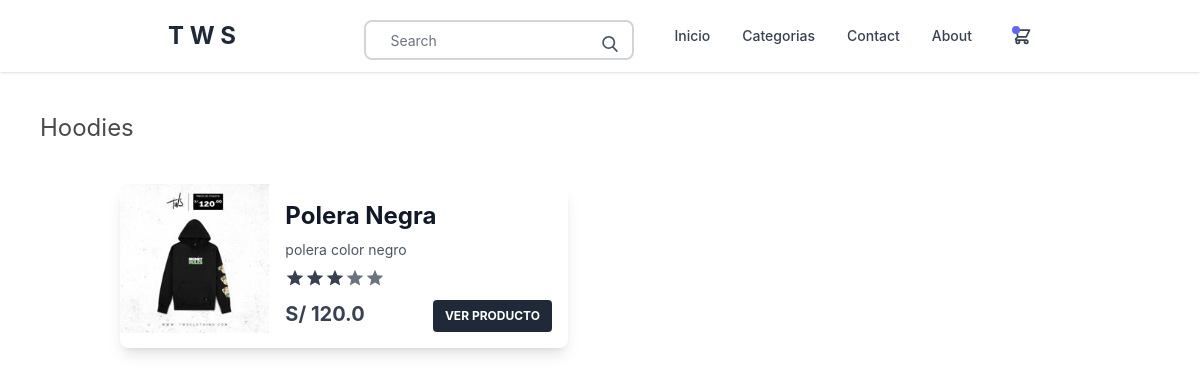
Screenshot of /hoodies/ with the database file from the repository.
### apps/store/models.py (models this page shows, shortened)
class Category(models.Model):
    parent = models.ForeignKey('self',related_name='children',on_delete=models.CASCADE,blank=True,null=True)
    title = models.CharField(max_length=255)
    slug = models.SlugField(max_length=255)
    is_featured=models.BooleanField(default=False)
    ordering=models.IntegerField(default=0)
    class Meta:
        verbose_name_plural='Categories'
        ordering=('ordering',)
    def __str__(self):
        return self.title

class Product(models.Model):
    category=models.ForeignKey(Category,related_name='products',on_delete=models.CASCADE)
    parent=models.ForeignKey('self', related_name='variants', on_delete=models.CASCADE,blank=True,null=True)
    title = models.CharField(max_length=255)
    slug = models.SlugField(max_length=255)
    description = models.TextField(blank=True,null=True)
    price=models.FloatField()
    is_featured=models.BooleanField(default=False)
    num_available=models.IntegerField(default=1)
    date_added=models.DateTimeField( auto_now_add=True)
    image=models.ImageField(upload_to='uploads/', blank=True,null=True)
    thumbnail=models.ImageField(upload_to='uploads/',blank=True,null=True)
    sizes=models.ManyToManyField(Size)
    class Meta:
        ordering=('-date_added',)

### apps/store/views.py (the view)
# urls.py: path('<slug:slug>/',category_detail,name='category_detail'),
def category_detail(request, slug):
    print("hola")
    category=get_object_or_404(Category,slug=slug)
    products=category.products.filter(parent=None)
    context={
        'category':category,
        'products':products,
    }
    return render(request, 'category_detail.html', context)

### apps/store/context_processors.py (called while the page is built)
def menu_categories(request):
    categories = Category.objects.filter(parent=None)
    return {'menu_categories': categories}

### apps/store/templates/category_detail.html
{% extends 'base.html' %}
{% block content %}
<h1 class="text-2xl my-10 ml-10">{{category}}</h1>
{% with products as list_products %}
<div class="container">
    {% include 'parts/product_list.html' %}
  </div>
      {% endwith %}
{% endblock content %}

### apps/store/templates/parts/product_list.html
<div class="flex flex-wrap -m-4">
    {% for p in list_products %}
    <div class="md:w-1/2 p-4">
      <div class="flex max-w-md bg-white shadow-lg rounded-lg overflow-hidden">
        <div class="w-1/3 bg-cover bg-landscape">
         <img class="img-responsive" src="{{p.thumbnail.url}}" alt="{{p.title}}">
        </div>
        <div class="w-2/3 p-4">
          <h1 class="text-gray-900 font-bold text-2xl">{{p.title}}</h1>
          <p class="mt-2 text-gray-600 text-sm">
            {{p.description}}
          </p>
          <div class="flex item-center mt-2">
            <svg class="w-5 h-5 fill-current text-gray-700" viewBox="0 0 24 24">
              <path
                d="M12 17.27L18.18 21L16.54 13.97L22 9.24L14.81 8.63L12 2L9.19 8.63L2 9.24L7.46 13.97L5.82 21L12 17.27Z">
              </path>
            </svg>
            <svg class="w-5 h-5 fill-current text-gray-700" viewBox="0 0 24 24">
              <path
                d="M12 17.27L18.18 21L16.54 13.97L22 9.24L14.81 8.63L12 2L9.19 8.63L2 9.24L7.46 13.97L5.82 21L12 17.27Z">
              </path>
            </svg>
            <svg class="w-5 h-5 fill-current text-gray-700" viewBox="0 0 24 24">
              <path
                d="M12 17.27L18.18 21L16.54 13.97L22 9.24L14.81 8.63L12 2L9.19 8.63L2 9.24L7.46 13.97L5.82 21L12 17.27Z">
              </path>
            </svg>
            <svg class="w-5 h-5 fill-current text-gray-500" viewBox="0 0 24 24">
              <path
                d="M12 17.27L18.18 21L16.54 13.97L22 9.24L14.81 8.63L12 2L9.19 8.63L2 9.24L7.46 13.97L5.82 21L12 17.27Z">
              </path>
            </svg>
            <svg class="w-5 h-5 fill-current text-gray-500" viewBox="0 0 24 24">
              <path
                d="M12 17.27L18.18 21L16.54 13.97L22 9.24L14.81 8.63L12 2L9.19 8.63L2 9.24L7.46 13.97L5.82 21L12 17.27Z">
              </path>
            </svg>
          </div>
          <div class="flex item-center justify-between mt-3">
            <h1 class="text-gray-700 font-bold text-xl">S/ {{p.price}}</h1>
            <a class="
                px-3
                py-2
                bg-gray-800
                text-white text-xs
                font-bold
                hover:text-gray-500
                uppercase
                rounded
              " href="{% url 'product_detail' p.category.slug p.slug %}" >
              Ver producto
          </a>
          </div>
        </div>
      </div>
    </div>
    {% endfor %}
  </div>

### rows the page displays
Category: title "Hoodies"
Product: thumbnail (picture), title "Polera Negra", description "polera color negro", price "120.0"
